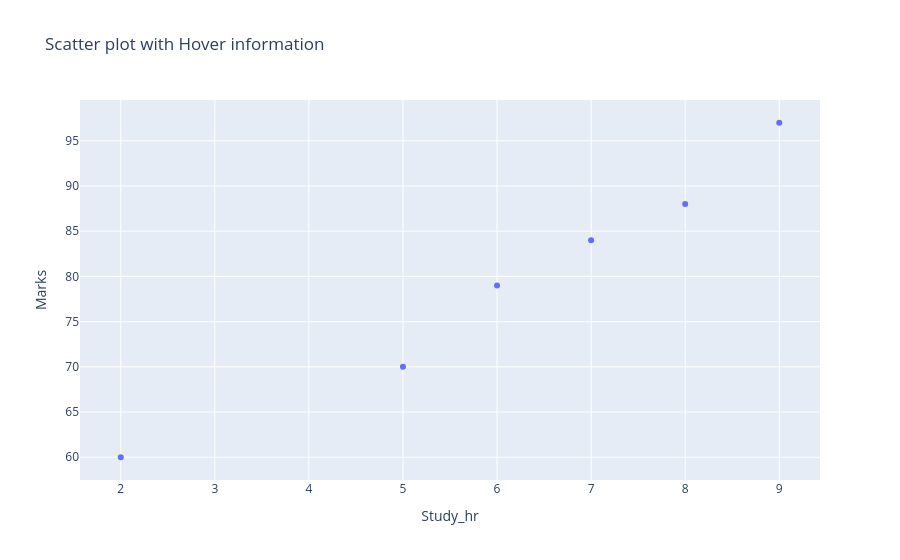

Write notebook code for a chart like this one.
### Markdown cell above
## Example 4: Scatter Plot with Hover Data

### Code cell
fig=px.scatter(df,x='Study_hr',y='Marks',
               hover_data=['Study_hr','Marks'],
               title='Scatter plot with Hover information')
fig.show()

### Figure 1 — Plotly figure (JSON) as saved in the notebook; plotly's stock layout.template omitted (floating-point values rounded to 4 significant figures)
{"data": [{"hovertemplate": "Study_hr=%{x}<br>Marks=%{y}<extra></extra>", "legendgroup": "", "marker": {"color": "#636efa", "symbol": "circle"}, "mode": "markers", "name": "", "orientation": "v", "showlegend": false, "type": "scatter", "x": [2, 5, 6, 7, 8, 9], "xaxis": "x", "y": [60, 70, 79, 84, 88, 97], "yaxis": "y"}], "layout": {"legend": {"tracegroupgap": 0}, "title": {"text": "Scatter plot with Hover information"}, "xaxis": {"anchor": "y", "domain": [0, 1], "title": {"text": "Study_hr"}}, "yaxis": {"anchor": "x", "domain": [0, 1], "title": {"text": "Marks"}}}}
